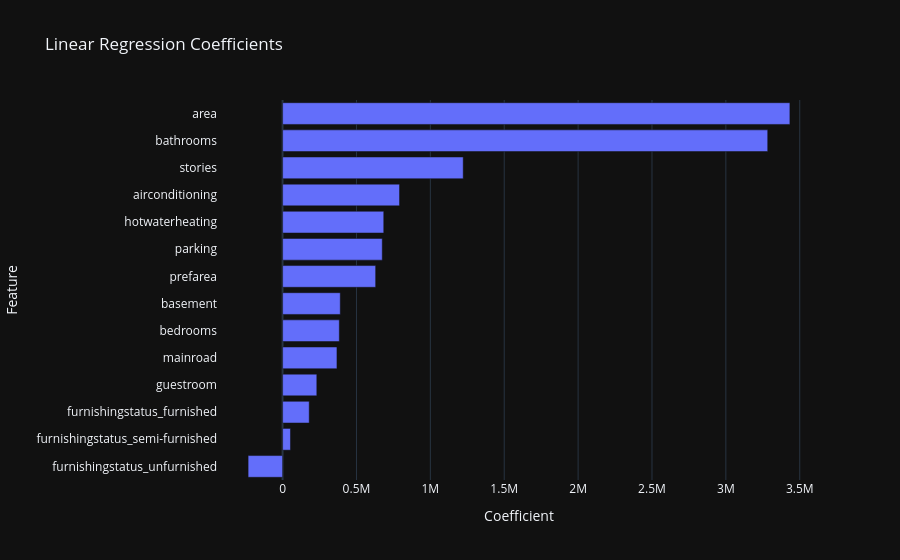

Notebook code for this chart:
### Code cell
coef_df = pd.DataFrame({
    'Feature': X_train.columns,
    'Coefficient': lr.coef_
}).sort_values(by='Coefficient')

fig = px.bar(
    coef_df,
    x='Coefficient',
    y='Feature',
    orientation='h',
    title='Linear Regression Coefficients'
)

fig.show()

### Figure 1 — Plotly figure (JSON) as saved in the notebook; plotly's stock layout.template omitted (floating-point values rounded to 4 significant figures)
{"data": [{"hovertemplate": "Coefficient=%{x}<br>Feature=%{y}<extra></extra>", "legendgroup": "", "marker": {"color": "#636efa", "pattern": {"shape": ""}}, "name": "", "orientation": "h", "showlegend": false, "textposition": "auto", "x": [-233500.0, 53290.0, 180200.0, 231600.0, 367900.0, 383900.0, 390300.0, 629900.0, 674500.0, 684600.0, 791400.0, 1222000.0, 3283000.0, 3433000.0], "xaxis": "x", "y": ["furnishingstatus_unfurnished", "furnishingstatus_semi-furnished", "furnishingstatus_furnished", "guestroom", "mainroad", "bedrooms", "basement", "prefarea", "parking", "hotwaterheating", "airconditioning", "stories", "bathrooms", "area"], "yaxis": "y", "type": "bar"}], "layout": {"xaxis": {"anchor": "y", "domain": [0.0, 1.0], "title": {"text": "Coefficient"}}, "yaxis": {"anchor": "x", "domain": [0.0, 1.0], "title": {"text": "Feature"}}, "legend": {"tracegroupgap": 0}, "title": {"text": "Linear Regression Coefficients"}, "barmode": "relative"}}
